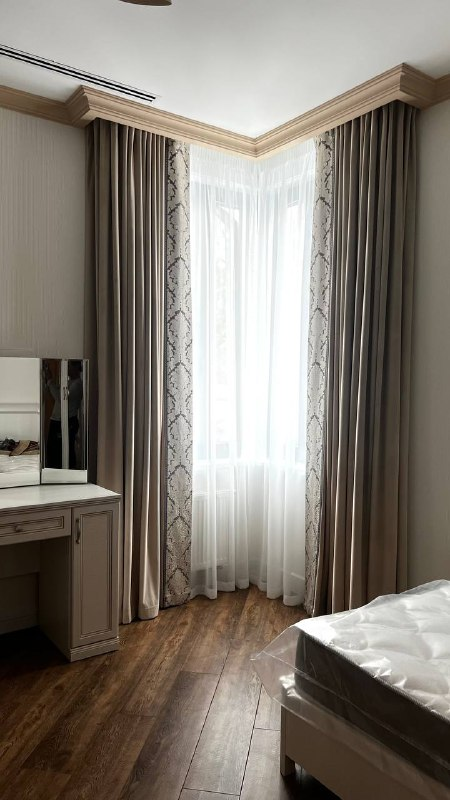
#> input picture dist/assets/post-1000.jpg, 450 x 800 px; its folder holds only this picture in this run
$ python inspect-images.py
#> lines starting #> are read from the running program, lines starting #| are printed output that depends on the picture
from PIL import Image,ImageOps,ImageDraw
from pathlib import Path
files=sorted(Path('dist/assets').glob('post-*.jpg'),key=lambda p:int(p.stem.split('-')[1]))
w=1000; cellw=200; cellh=230
canvas=Image.new('RGB',(w,((len(files)+4)//5)*cellh),'#f6f3ed')
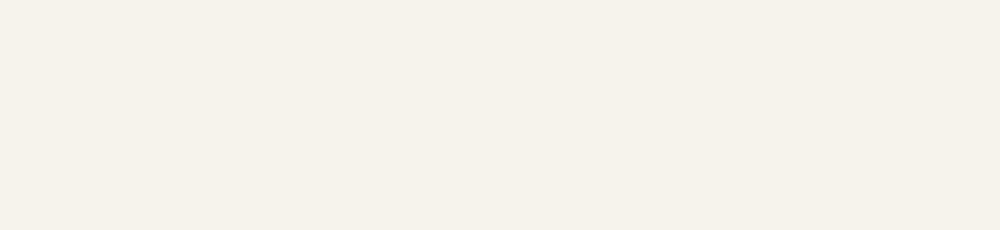
#> canvas: PIL image 1000x230 RGB; mean R, G, B 246, 243, 237
d=ImageDraw.Draw(canvas)
for i,p in enumerate(files):
 im=Image.open(p); im.thumbnail((190,200)); x=(i%5)*cellw;y=(i//5)*cellh
#> further down, im is the input picture: PIL image 450x800 RGB; mean R, G, B 130.9, 123.5, 114.4
#> after `im.thumbnail((190, 200))`:
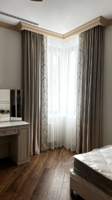
#> im: PIL image 112x200 RGB; mean R, G, B 131.1, 123.6, 114.5
 canvas.paste(im,(x+(190-im.width)//2,y));d.text((x+8,y+205),f'{p.stem} {Image.open(p).size}',fill='black')
#> after `canvas.paste(im, (x + (190 - im.width) // 2, y))`:
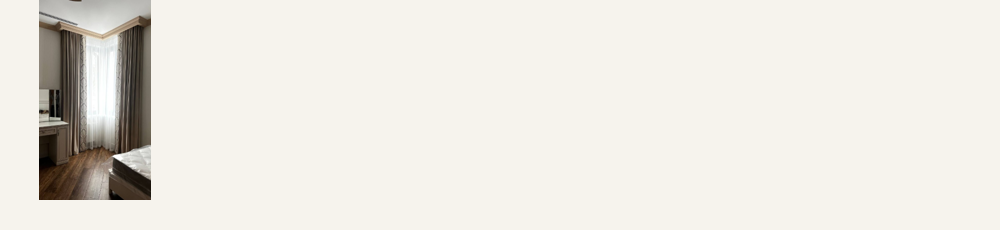
#> canvas: PIL image 1000x230 RGB; mean R, G, B 234.8, 231.4, 225.1
canvas.save('image-contact-sheet.jpg')
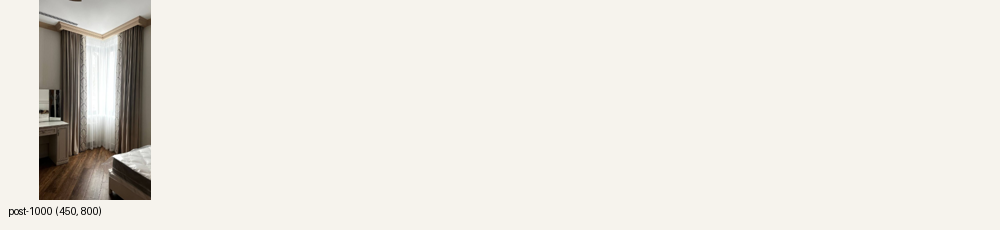
#> saved as image-contact-sheet.jpg: PIL image 1000x230 RGB; mean R, G, B 234.6, 231.1, 224.8

$ run again, on dist/assets/post-1007.jpg
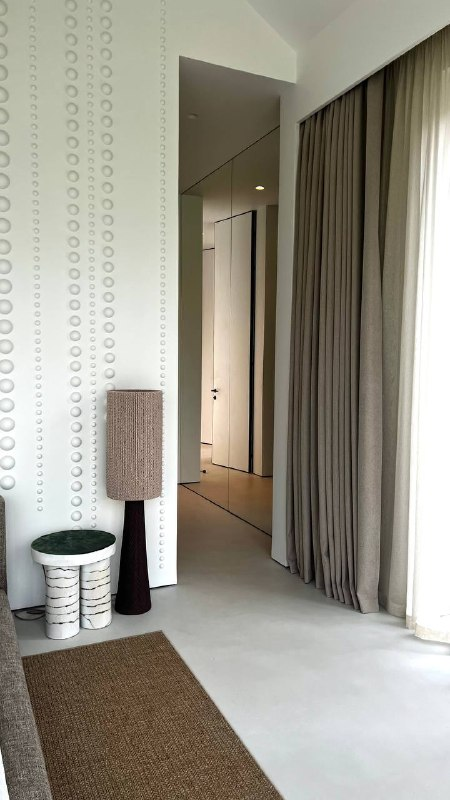
#> input picture dist/assets/post-1007.jpg, 450 x 800 px
#> im is the input picture: PIL image 450x800 RGB; mean R, G, B 154.9, 150.8, 139.2
#> `im.thumbnail((190, 200))`:
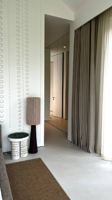
#> im: PIL image 112x200 RGB; mean R, G, B 155.1, 151, 139.4
#> `canvas.save('image-contact-sheet.jpg')`:
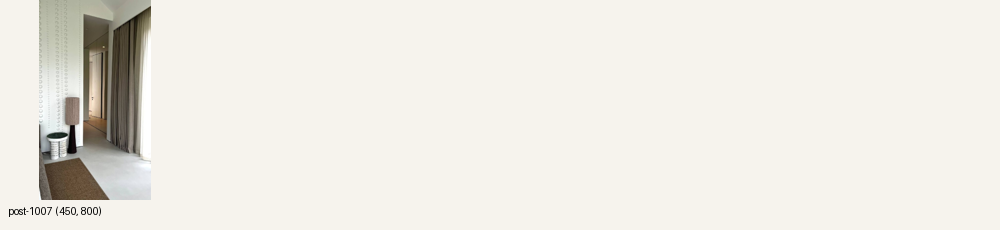
#> saved as image-contact-sheet.jpg: PIL image 1000x230 RGB; mean R, G, B 236.9, 233.8, 227.3

$ run again, on dist/assets/post-1008.jpg
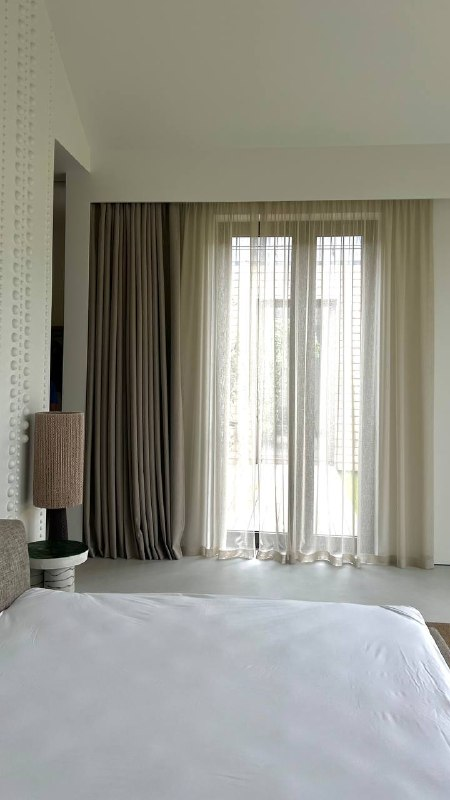
#> input picture dist/assets/post-1008.jpg, 450 x 800 px
#> im is the input picture: PIL image 450x800 RGB; mean R, G, B 150.8, 150, 141.3
#> `im.thumbnail((190, 200))`:
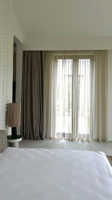
#> im: PIL image 112x200 RGB; mean R, G, B 150.9, 150.1, 141.4
#> `canvas.save('image-contact-sheet.jpg')`:
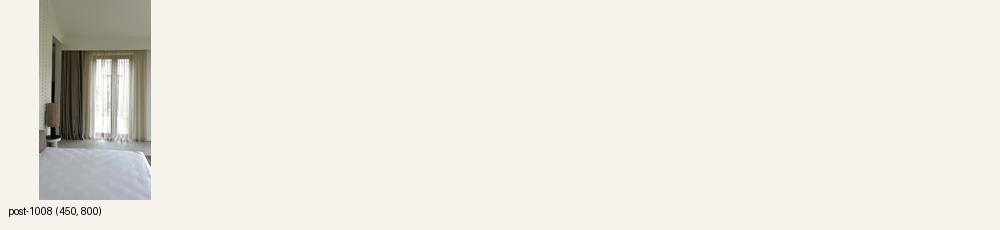
#> saved as image-contact-sheet.jpg: PIL image 1000x230 RGB; mean R, G, B 236.5, 233.7, 227.5

$ run again, on dist/assets/post-1009.jpg
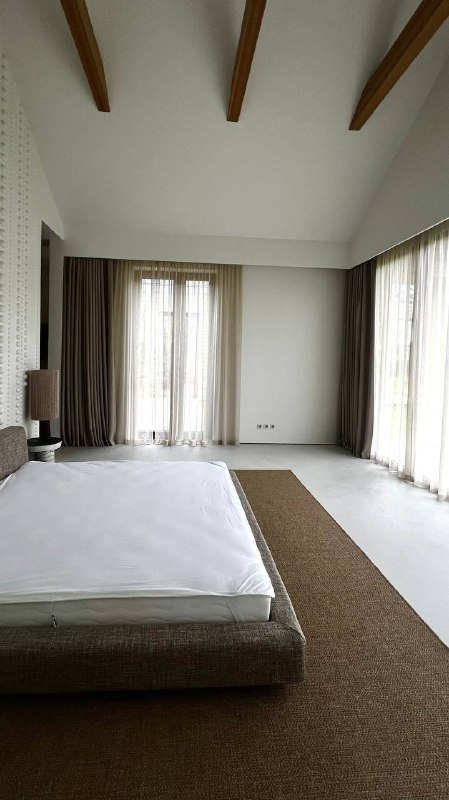
#> input picture dist/assets/post-1009.jpg, 449 x 800 px
#> im is the input picture: PIL image 449x800 RGB; mean R, G, B 126.7, 122.2, 112
#> `im.thumbnail((190, 200))`:
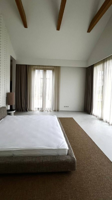
#> im: PIL image 112x200 RGB; mean R, G, B 126.8, 122.3, 112.1
#> `canvas.save('image-contact-sheet.jpg')`:
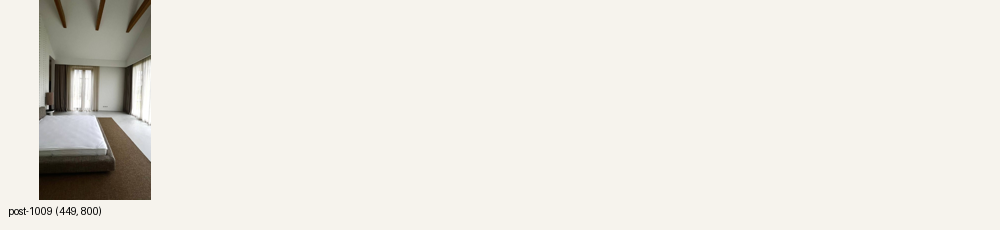
#> saved as image-contact-sheet.jpg: PIL image 1000x230 RGB; mean R, G, B 234.2, 231, 224.6

$ run again, on dist/assets/post-1001.jpg
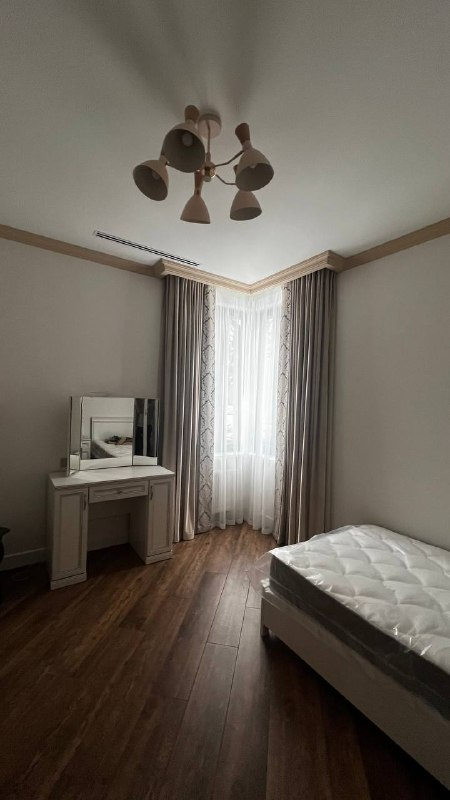
#> input picture dist/assets/post-1001.jpg, 450 x 800 px
#> im is the input picture: PIL image 450x800 RGB; mean R, G, B 106, 98.2, 88.6
#> im: PIL image 112x200 RGB
#> `canvas.save('image-contact-sheet.jpg')`:
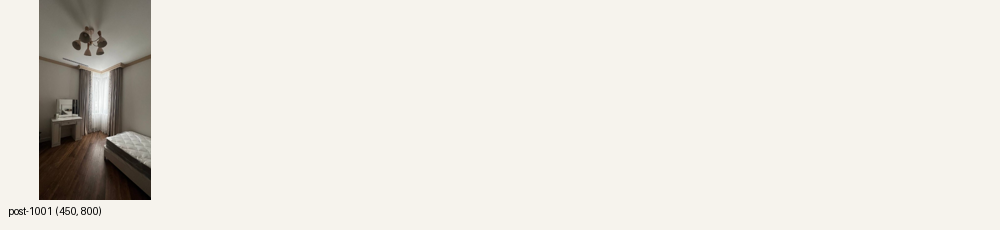
#> saved as image-contact-sheet.jpg: PIL image 1000x230 RGB; mean R, G, B 232.1, 228.7, 222.3
